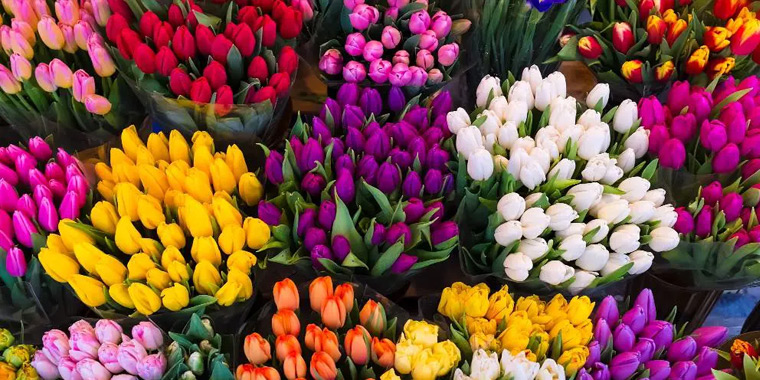
#> input picture tulipanes.jpg, 760 x 380 px, found by its file name
$ python contornos.py
#> lines starting #> are read from the running program, lines starting #| are printed output that depends on the picture
import cv2
import numpy as np

#caragar la imagen
imagen = cv2.imread("C:/Users/extnoriegasl/OneDrive - Balluff GmbH/Documentos/EstadiasLCSN/tulipanes.jpg")
#> imagen is the input picture: shape (380, 760, 3); mean B, G, R 68.1, 79.6, 128.6
#convertir la escala de grises
gris = cv2.cvtColor(imagen, cv2.COLOR_BGR2GRAY)
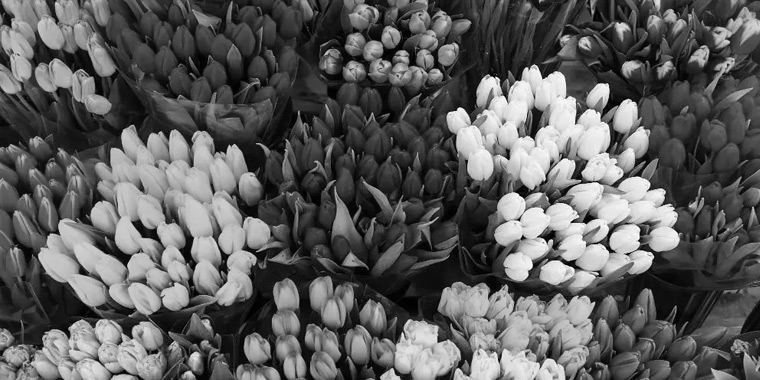
#> gris: shape (380, 760); min 0, max 255, mean 92.9

#APLIAR DESENFOQUE GAUSSIANO/ FOLTRADO
gris_desfocada = cv2.GaussianBlur(gris, (5,5), 0)

#deteccion de bordes con canny /contornos
contornos = cv2.Canny(gris_desfocada, 100, 200)
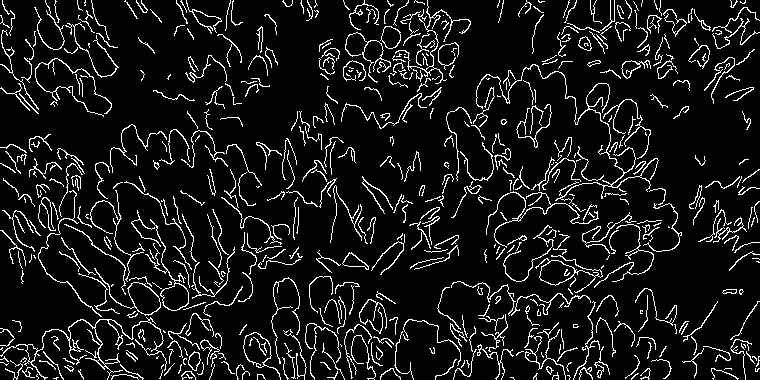
#> contornos: shape (380, 760); 9.3% white in thin lines or dots

#mostrar imagen original
cv2.imshow("original", imagen)

#,ostrar la imagen de contornos
cv2.imshow("contornos", contornos)

#mostrar imagen filtrada
cv2.imshow("Imagen filtrada", gris_desfocada)

#presionar tecla para cerrar la ventana
cv2.waitKey(0)
cv2.destroyAllWindows()
